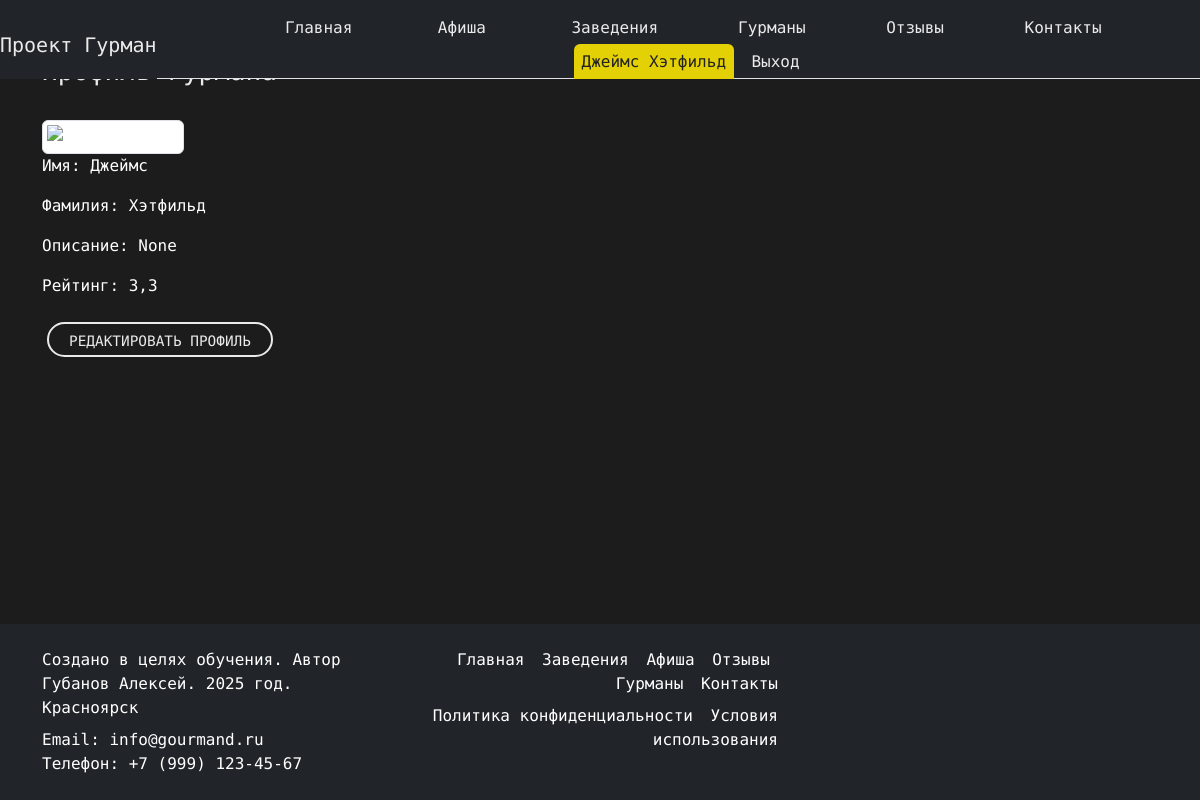
Page /profile/ (signed in) on the committed database.
### landing/models.py (models this page shows, shortened)
class User(AbstractBaseUser, PermissionsMixin):
    ROLE_CHOICES = (
        ("gourmand", "Гурман"),
        ("owner", "Владелец заведения"),
    )
    email = models.EmailField(unique=True)
    first_name = models.CharField(max_length=30, blank=True)
    last_name = models.CharField(max_length=30, blank=True)
    role = models.CharField(max_length=10, choices=ROLE_CHOICES, default="gourmand")
    is_active = models.BooleanField(default=True)
    is_staff = models.BooleanField(default=False)
    slug = models.SlugField(max_length=100, blank=True, unique=True, verbose_name="Слаг")
    objects = UserManager()
    USERNAME_FIELD = "email"
    REQUIRED_FIELDS = ["first_name", "last_name"]
    def is_gourmand(self):
        return self.role == "gourmand"

class GourmandProfile(models.Model):
    user = models.OneToOneField(User, on_delete=models.CASCADE, related_name='gourmand_profile')
    rating = models.DecimalField(max_digits=3, decimal_places=1, default=0.0)
    image = models.ImageField(upload_to='gourmand_images/', blank=True, null=True)
    description = models.TextField(blank=True, null=True)

### landing/views.py (the view, shortened to what this page needs)
# urls.py: path('profile/', views.profile, name='profile'),
@login_required
def profile(request):
    user = request.user
    if user.is_gourmand():
        profile, _ = GourmandProfile.objects.get_or_create(user=user)
        return render(request, "gourmands/gourmand_profile.html", {"profile": profile})
    return redirect("index")

### templates/gourmands/gourmand_profile.html
{% extends "landing/base.html" %}
{% load static %}
{% block content %}
<div class="container text-white mt-2 pt-4">
  <h2 class="mb-4 pt-4 custom-text-color">Профиль гурмана</h2>
  {% if profile.image %}
    <img src="{{ profile.image.url }}" alt="Фото гурмана" class="img-thumbnail" width="150">
  {% else %}
    <img src="{% static 'img/default.png' %}" alt="Фото гурмана" class="img-thumbnail" width="150">
  {% endif %}
  <p>Имя: {{ user.first_name }}</p>
  <p>Фамилия: {{ user.last_name }}</p>
  <p>Описание: {{ profile.description }}</p>
  <p>Рейтинг: {{ profile.rating }}</p>
  <div class="mt-4 button_user">
    <a href="{% url 'edit_profile' %}" class="custom-button">Редактировать профиль</a>
  </div>
</div>
{% endblock %}

### templates/includes/header.html (shortened to what this page needs)
{% load static %}
{% url 'events' as events_url %}
{% url 'places' as places_url %}
{% url 'index' as index_url %}
{% url 'reviews' as reviews_url %}
{% url 'gourmands' as gourmands_url %}
{% url 'contacts' as contacts_url %}
<nav class="navbar navbar-expand-xl bg_dark fixed-top pb-0" aria-label="Основная навигация" >
    <div class="container-fluid px-3">
            <a class="navbar-brand custom-text-color pb-0 fs-5" href="{% url 'index' %}">Проект Гурман</a>
              <div class="collapse navbar-collapse right_header_info fixed-top bg-dark" id="navbarNav">
                <a class="navbar-brand custom-text-color m-auto pl-1 fs-5" href="{% url 'index' %}">Проект Гурман</a>
                <ul class="navbar-nav ms-auto nav nav-tabs nav nav-link contact-info">
                  <li class="nav-item button_user">
                    <a class="button nav-link  {% if request.path == index_url %}active{% endif %}" href="{% url 'index' %}">Главная</a>
                  </li>
                  <li class="nav-item button_user">
                    <a class="button nav-link {% if request.path == events_url %}active{% endif %}" href="{% url 'events' %}">Афиша</a>
                  </li>
                  <li class="nav-item button_user">
                    <a class="button nav-link {% if request.path == places_url %}active{% endif %}" href="{% url 'places' %}">Заведения</a>
                  </li>
                  <li class="nav-item button_user">
                    <a class="button nav-link {% if request.path == gourmands_url %}active{% endif %}" href="{% url 'gourmands' %}">Гурманы</a>
                  </li>
                  <li class="nav-item button_user">
                    <a class="button nav-link {% if request.path == reviews_url %}active{% endif %}" href="{% url 'reviews' %}">Отзывы</a>
                  </li>
                  <li class="nav-item button_user">
                    <a class="button nav-link {% if request.path == contacts_url %}active{% endif %}" href="{% url 'contacts' %}">Контакты</a>
                  </li>
                  {% if request.user.is_authenticated %}
                    <li class="nav-item button_user">
                      <a class="button nav-link active" href="{% url 'profile' %}">{{ request.user.first_name }} {{ request.user.last_name }}</a>
                      <a class="button nav-link" href="{% url 'signout' %}">Выход</a>
                    </li>
                  {% else %}
                    <li class="button_user">
                      <a class="button nav-link" href="{% url 'signin' %}" >Вход</a>
                      <a class="button nav-link" href="{% url 'signup' %}" >Регистрация</a>
                    </li>
                  {% endif %}
                </ul>
              </div>
              </div>
</nav>

### landing/static/css/style.css (style rules this page uses)
body { background-color: #1c1c1c; color: white; font-family: 'LXGW WenKai Mono TC', 'Arial', sans-serif; min-height: 100vh; display: flex; flex-direction: column; }
a { color: #1f1f1f; text-decoration: none !important; outline: none !important; transition: all 0.3s ease-in-out; }
h1, h2, h3, h4, h5, h6 { letter-spacing: 0; font-weight: normal; position: relative; padding: 0 0 10px 0; line-height: normal; color: #111111; margin: 0; }
h2 { font-size: 26px; }
.contact-info { display: flex; align-items: center; justify-content: center; }
.contact-info li { display: flex; align-items: center; margin-right: 15px; }
.button_user a:hover, .button_user a:focus, .button_user a.active { background: #e3d105; color: #fff; border-color: #e3d105; color: #222; }
.button_user a { float: left; min-width: 75px; height: 35px; text-align: center; line-height: 35px; position: relative; padding: 0 15px; margin: 0 2px; }
.right_header_info { padding-top: 10px; width: 100%; }
.right_header_info ul { list-style: none; padding: 0; margin: 0; }
.right_header_info ul li { display: inline; font-size: 16px; margin-left: 45px; color: #eaeaea; font-weight: 400; }
.right_header_info ul li a { color: #eaeaea; font-weight: 300; }
.button_user .custom-button { display: inline-block; min-width: 120px; height: 35px; line-height: 35px; text-align: center; padding: 0 20px; margin: 0 5px; color: #eaeaea; border: 2px solid #eaeaea; border-radius: 25px; transition: all 0.3s ease; text-transform: uppercase; font-size: 0.9rem; }
.custom-text-color { color: #eaeaea; }
.nav-link.active { background: #e3d105 !important; color: #222 !important; border-color: #e3d105 !important; }
.nav-link { border-top: none!important; border-left: none!important; border-right: none!important; }
.button_user a.active { background: #e3d105; color: #000000; border: none !important; }
.bg_dark { color: #eaeaea; background: #111111; }

### rows in the picture
User: user.first_name "Джеймс", user.last_name "Хэтфильд", first_name "Джеймс", last_name "Хэтфильд"
GourmandProfile: description "None", rating "3,3"
